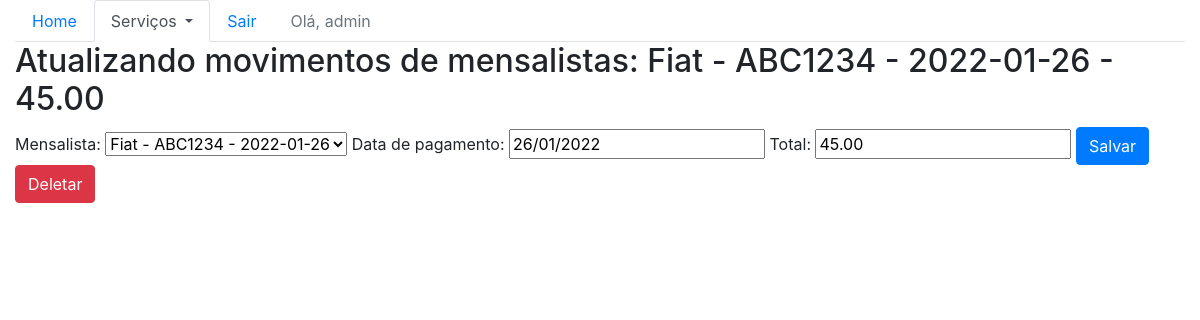
/sistema/mov-mens-update/1 (signed in), run on the app's committed database.
### core/models.py (models this page shows, shortened)
class movMensalista(models.Model):
    mensalista = models.ForeignKey("Mensalista", on_delete=models.CASCADE)
    dt_pgto = models.DateField("data de pagamento", auto_now=False, auto_now_add=False)
    total = models.DecimalField(max_digits=6, decimal_places=2)
    class Meta:
        verbose_name = "movimento mensal"
        verbose_name_plural = "movimentos mensais"
    def __str__(self):
        return str(self.mensalista) + " - " + str(self.total)

class Mensalista(models.Model):
    veiculo = models.ForeignKey(Veiculo, verbose_name="veículo", on_delete=models.CASCADE)
    inicio = models.DateField("início", auto_now=False, auto_now_add=False)
    valor_mes = models.DecimalField("valor mensal", max_digits=6, decimal_places=2)
    class Meta:
        verbose_name = "mensalista"
        verbose_name_plural = "mensalistas"
    def __str__(self):
        return str(self.veiculo) + " - " + str(self.inicio)

class Veiculo(models.Model):
    marca = models.ForeignKey("Marca", on_delete=models.CASCADE)
    placa = models.CharField(max_length=7)
    proprietario = models.ForeignKey("Pessoa", verbose_name="proprietário", on_delete=models.CASCADE)
    cor = models.CharField(max_length=15)
    observacoes = models.TextField("observações")
    class Meta:
        verbose_name = "Veículo"
        verbose_name_plural = "Veículos"
    def __str__(self):
        return self.marca.nome + " - " + self.placa

class Marca(models.Model):
    nome = models.CharField(max_length=50)
    class Meta:
        verbose_name = "marca"
        verbose_name_plural = "marcas"

### core/views.py (the view)
@login_required
def movMensalistas_update(request, id):
    data = {}
    mov_mensalista = movMensalista.objects.get(id=id)
    form = MovMensalistaForm(request.POST or None, instance=mov_mensalista)
    data['mov_mensalista'] = mov_mensalista
    data['form'] = form
    if request.method == 'POST':
        if form.is_valid():
            form.save()
            return redirect('core_lista_movmensalistas')
    else:
        return render(request, 'core/update_movmensalistas.html', data)

### core/forms.py
class MovMensalistaForm(ModelForm):
    class Meta:
        model = movMensalista
        fields = ('__all__')

### core/templates/core/update_movmensalistas.html (shortened to what this page needs)
{% extends 'base.html' %}
{% load bootstrap %}
{% block main %}
    <div class="row">
        <div class="col">
            <h2>
                Atualizando movimentos de mensalistas: {{ mov_mensalista }}
            </h2>
        </div>
    </div>
    <div class="row">
        <div class="col">
            <form
                action=
                    "{% url 'core_movmensalistas_update' mov_mensalista.id %}"
                method="post">
                {{ form|bootstrap }}
                <button class="btn btn-primary" type="submit">Salvar</button>
                <a
                    href="{% url 'core_delete_movmens' mov_mensalista.id %}"
                    class="btn btn-danger">
                    Deletar
                </a>
            </form>
        </div>
    </div>
{% endblock main %}

### templates/base.html (shortened to what this page needs)
{% load static %}
<!DOCTYPE html>
<html lang="pt-br">
<head>
    <link rel="stylesheet" href="{% static 'bootstrap/css/bootstrap.css' %}">
</head>
<body>
    <div class="container-fluid">
        <ul class="nav nav-tabs">
            <li class="nav-item">
                <a
                    class="nav-link
                        "
                    href="{% url 'core_home' %}">
                    Home
                </a>
            </li>
            <li class="nav-item dropdown">
                <a
                    class="nav-link dropdown-toggle
                        {% if not request.resolver_match.url_name == 'core_home' %}
                            active
                        {% endif %}"
                    data-toggle="dropdown" href="#"
                    role="button"
                    aria-haspopup="true"
                    aria-expanded="false">
                    Serviços
                </a>
            </li>
            {% if user.is_authenticated %}
                <li class="nav-item">
                    <a class="nav-link" href="{% url 'logout' %}">Sair</a>
                </li>
                <li class="nav-item">
                    <a class="nav-link disabled" href="#">Olá, {{ user }}</a>
                </li>
            {% else %}
                <li class="nav-item">
                    <a class="nav-link" href="{% url 'login' %}">Entrar</a>
                </li>
            {% endif %}
        </ul>
        {% block main %}
        {% endblock main %}
    </div>
</body>
</html>

### data on the page
movMensalista: mensalista+total "Fiat - ABC1234 - 2022-01-26 - 45.00", mensalista "Fiat - ABC1234 - 2022-01-26", dt_pgto "26/01/2022", total "45.00"

### other printed values
{{ user }} "admin"
